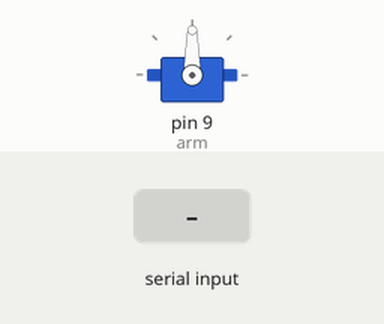
The sketch below on a simulated Arduino Uno, built for the host (arithmetic inside an expression is 32-bit, double 64-bit). Parts: servo. The test bench sets the inputs (shaded band).

Above: at 1.2 s.
1.3 s: "Left" received over Serial
At 3.0 s:
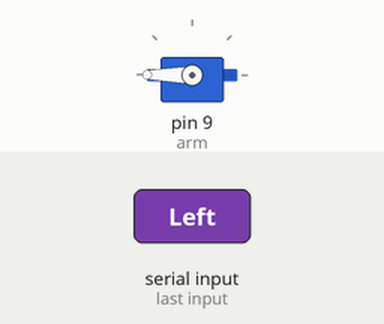
Timing chart, 0 to 4.5 s (numbered marks = the images above; inputs shaded):
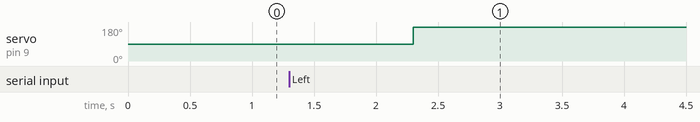

The sketch:

arduino.ino
```cpp
#include <Servo.h>
Servo arm;

void setup() {
  // put your setup code here, to run once:
  Serial.begin(115200);
  arm.attach(9);
}

void loop() {
  // put your main code here, to run repeatedly:
  //if serial signal is greater than zero. means we are receiving signal then catch the word right or left and do as asked
  if(Serial.available()>0){
    String str= Serial.readString();
    if (str == 'Right'){
      arm.write(0);
      delay(100);
    }
    if( str == "Left"){
      arm.write(180);
      delay(100);
    }

    }

}
```

Measured:
- after the input at 1.3 s, servo on pin 9 (arm): 90° → 180° after 1.0 s
